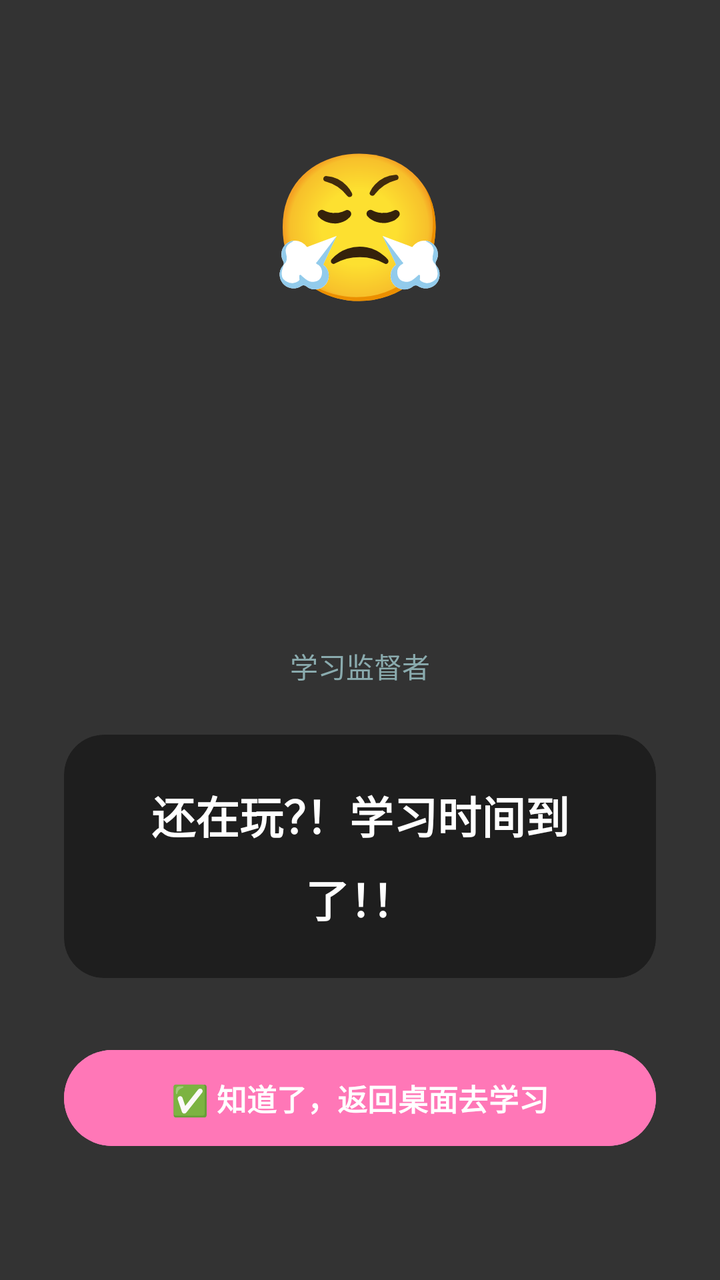
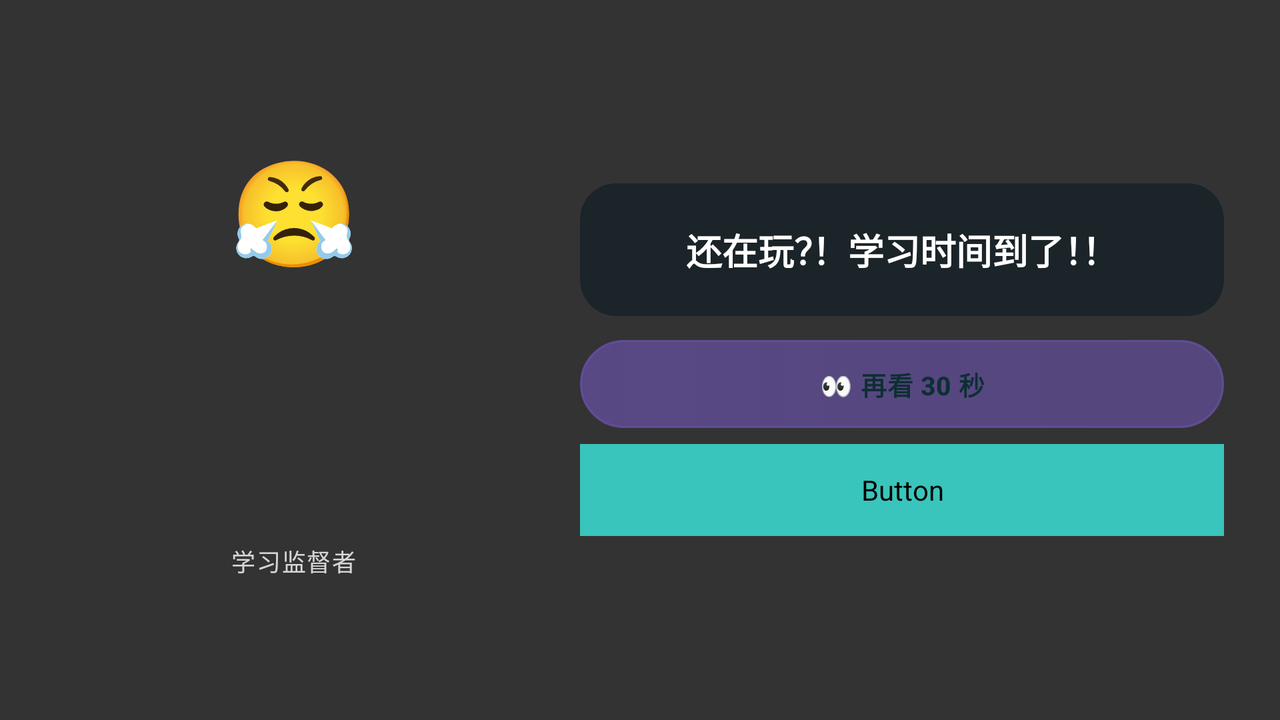

The same Android screen from two of the app's own layout files: first res/layout/ as a phone draws it, then the repository's variant for another configuration, drawn on a device whose configuration selects that folder. Both files follow.
<!-- AndroidManifest.xml: activity theme Theme.Translucent -->
<!-- res/layout/activity_fullscreen_alert.xml -->
<?xml version="1.0" encoding="utf-8"?>
<FrameLayout xmlns:android="http://schemas.android.com/apk/res/android"
    android:layout_width="match_parent"
    android:layout_height="match_parent"
    android:background="#CC000000">

    <LinearLayout
        android:layout_width="match_parent"
        android:layout_height="match_parent"
        android:orientation="vertical"
        android:gravity="center"
        android:padding="32dp">

        <TextView
            android:id="@+id/tv_emoji"
            android:layout_width="wrap_content"
            android:layout_height="wrap_content"
            android:text="😤"
            android:textSize="72sp"
            android:layout_marginBottom="16dp" />

        <ImageView
            android:id="@+id/iv_character"
            android:layout_width="140dp"
            android:layout_height="140dp"
            android:src="@drawable/ic_character_default"
            android:scaleType="fitCenter"
            android:layout_marginBottom="8dp" />

        <TextView
            android:id="@+id/tv_character_name"
            android:layout_width="wrap_content"
            android:layout_height="wrap_content"
            android:text="学习监督者"
            android:textSize="14sp"
            android:textColor="@color/text_tertiary"
            android:layout_marginBottom="24dp" />

        <androidx.cardview.widget.CardView
            xmlns:app="http://schemas.android.com/apk/res-auto"
            android:layout_width="match_parent"
            android:layout_height="wrap_content"
            app:cardCornerRadius="20dp"
            app:cardBackgroundColor="#1E1E1E"
            app:cardElevation="0dp"
            android:layout_marginBottom="32dp">
            <TextView
                android:id="@+id/tv_alert_message"
                android:layout_width="match_parent"
                android:layout_height="wrap_content"
                android:text="还在玩？！学习时间到了！！"
                android:textSize="22sp"
                android:textColor="@color/white"
                android:textStyle="bold"
                android:gravity="center"
                android:padding="24dp"
                android:lineSpacingMultiplier="1.3" />
        </androidx.cardview.widget.CardView>

        <Button
            android:id="@+id/btn_confirm"
            android:layout_width="match_parent"
            android:layout_height="56dp"
            android:text="✅ 知道了，返回桌面去学习"
            android:backgroundTint="@color/accent_pink"
            android:textColor="@color/white"
            android:textSize="15sp"
            android:textStyle="bold" />

    </LinearLayout>
</FrameLayout>
<!-- resources referenced by this layout -->
<resources>
  <color name="accent_pink">#FF77B7</color>
  <color name="text_tertiary">#8AABAE</color>
  <color name="white">#FFFFFF</color>
  <style name="Theme.Translucent" parent="Theme.Material3.Light.NoActionBar">
          <item name="android:windowIsTranslucent">true</item>
          <item name="android:windowBackground">@android:color/transparent</item>
          <item name="android:windowNoTitle">true</item>
          <item name="android:windowFullscreen">true</item>
      </style>
</resources>
<!-- res/layout-land/activity_fullscreen_alert.xml (the repository's variant of the layout above) -->
<!-- drawn on the phone turned sideways -->
<?xml version="1.0" encoding="utf-8"?>
<FrameLayout xmlns:android="http://schemas.android.com/apk/res/android"
    android:layout_width="match_parent"
    android:layout_height="match_parent"
    android:background="#CC000000">

    <LinearLayout
        android:layout_width="match_parent"
        android:layout_height="match_parent"
        android:orientation="horizontal"
        android:gravity="center"
        android:padding="28dp">

        <LinearLayout
            android:layout_width="0dp"
            android:layout_height="wrap_content"
            android:layout_weight="0.85"
            android:orientation="vertical"
            android:gravity="center">

            <TextView
                android:id="@+id/tv_emoji"
                android:layout_width="wrap_content"
                android:layout_height="wrap_content"
                android:layout_marginBottom="8dp"
                android:text="😤"
                android:textSize="52sp" />

            <ImageView
                android:id="@+id/iv_character"
                android:layout_width="120dp"
                android:layout_height="120dp"
                android:scaleType="fitCenter"
                android:src="@drawable/ic_character_default" />

            <TextView
                android:id="@+id/tv_character_name"
                android:layout_width="wrap_content"
                android:layout_height="wrap_content"
                android:layout_marginTop="4dp"
                android:text="学习监督者"
                android:textColor="#CCFFFFFF"
                android:textSize="12sp"
                android:letterSpacing="0.05" />
        </LinearLayout>

        <LinearLayout
            android:layout_width="0dp"
            android:layout_height="wrap_content"
            android:layout_weight="1.15"
            android:layout_marginStart="24dp"
            android:orientation="vertical">

            <androidx.cardview.widget.CardView
                xmlns:app="http://schemas.android.com/apk/res-auto"
                android:layout_width="match_parent"
                android:layout_height="wrap_content"
                app:cardBackgroundColor="#1B2428"
                app:cardCornerRadius="18dp"
                app:cardElevation="0dp">

                <TextView
                    android:id="@+id/tv_alert_message"
                    android:layout_width="match_parent"
                    android:layout_height="wrap_content"
                    android:gravity="center"
                    android:lineSpacingMultiplier="1.3"
                    android:padding="20dp"
                    android:text="还在玩？！学习时间到了！！"
                    android:textColor="#FFFFFF"
                    android:textSize="18sp"
                    android:textStyle="bold" />
            </androidx.cardview.widget.CardView>

            <Button
                android:id="@+id/btn_snooze"
                style="@style/Widget.StudyReminder.Button.Secondary"
                android:layout_width="match_parent"
                android:layout_height="44dp"
                android:layout_marginTop="12dp"
                android:text="👀 再看 30 秒"
                android:textSize="13sp" />

            <Button
                android:id="@+id/btn_confirm"
                android:layout_width="match_parent"
                android:layout_height="46dp"
                android:layout_marginTop="8dp"
                android:backgroundTint="@color/accent"
                android:text="✅ 知道了，返回桌面去学习"
                android:textColor="@color/on_accent"
                android:textSize="14sp"
                android:textStyle="bold" />
        </LinearLayout>
    </LinearLayout>
</FrameLayout>
<!-- resources referenced by the variant -->
<!-- as the phone turned sideways resolves them -->
<resources>
  <color name="accent">#39C5BB</color>
  <style name="Widget.StudyReminder.Button.Secondary" parent="Widget.Material3.Button">
          <item name="android:background">@drawable/bg_secondary_button</item>
          <item name="android:textColor">@color/text_primary</item>
          <item name="android:minHeight">50dp</item>
          <item name="android:paddingLeft">18dp</item>
          <item name="android:paddingRight">18dp</item>
          <item name="android:textStyle">bold</item>
          <item name="android:textSize">14sp</item>
          <item name="android:letterSpacing">0.02</item>
          <item name="android:elevation">0dp</item>
          <item name="android:stateListAnimator">@null</item>
      </style>
  <style name="Theme.Translucent" parent="Theme.Material3.Light.NoActionBar">
          <item name="android:windowIsTranslucent">true</item>
          <item name="android:windowBackground">@android:color/transparent</item>
          <item name="android:windowNoTitle">true</item>
          <item name="android:windowFullscreen">true</item>
      </style>
  <!-- drawable bg_secondary_button (drawable) -->
  <?xml version="1.0" encoding="utf-8"?>
  <selector xmlns:android="http://schemas.android.com/apk/res/android">
      <item android:state_pressed="true" android:drawable="@drawable/bg_secondary_button_pressed" />
      <item android:drawable="@drawable/bg_secondary_button_normal" />
  </selector>
  <color name="text_primary">#0D2F33</color>
  <!-- drawable bg_secondary_button_pressed (drawable) -->
  <?xml version="1.0" encoding="utf-8"?>
  <layer-list xmlns:android="http://schemas.android.com/apk/res/android">
      <item>
          <shape android:shape="rectangle">
              <corners android:radius="28dp" />
              <gradient
                  android:angle="0"
                  android:startColor="#98D9F0F5"
                  android:centerColor="#9AD5EBF2"
                  android:endColor="#92C6E6F2" />
              <stroke
                  android:width="1dp"
                  android:color="#B8FFFFFF" />
              <padding
                  android:left="18dp"
                  android:top="14dp"
                  android:right="18dp"
                  android:bottom="14dp" />
          </shape>
      </item>
  
      <item
          android:left="4dp"
          android:top="4dp"
          android:right="4dp"
          android:bottom="32dp">
          <shape android:shape="rectangle">
              <corners android:radius="24dp" />
              <gradient
                  android:angle="270"
                  android:startColor="#74FFFFFF"
                  android:endColor="#08FFFFFF" />
          </shape>
      </item>
  </layer-list>
  <!-- drawable bg_secondary_button_normal (drawable) -->
  <?xml version="1.0" encoding="utf-8"?>
  <layer-list xmlns:android="http://schemas.android.com/apk/res/android">
      <item>
          <shape android:shape="rectangle">
              <corners android:radius="28dp" />
              <gradient
                  android:angle="0"
                  android:startColor="#B8F8FFFF"
                  android:centerColor="#AEE3FBFF"
                  android:endColor="#A6D8F7FF" />
              <stroke
                  android:width="1dp"
                  android:color="#D0FFFFFF" />
              <padding
                  android:left="18dp"
                  android:top="14dp"
                  android:right="18dp"
                  android:bottom="14dp" />
          </shape>
      </item>
  
      <item
          android:left="3dp"
          android:top="2dp"
          android:right="3dp"
          android:bottom="30dp">
          <shape android:shape="rectangle">
              <corners android:radius="26dp" />
              <gradient
                  android:angle="270"
                  android:startColor="#AAFFFFFF"
                  android:endColor="#12FFFFFF" />
          </shape>
      </item>
  </layer-list>
</resources>
